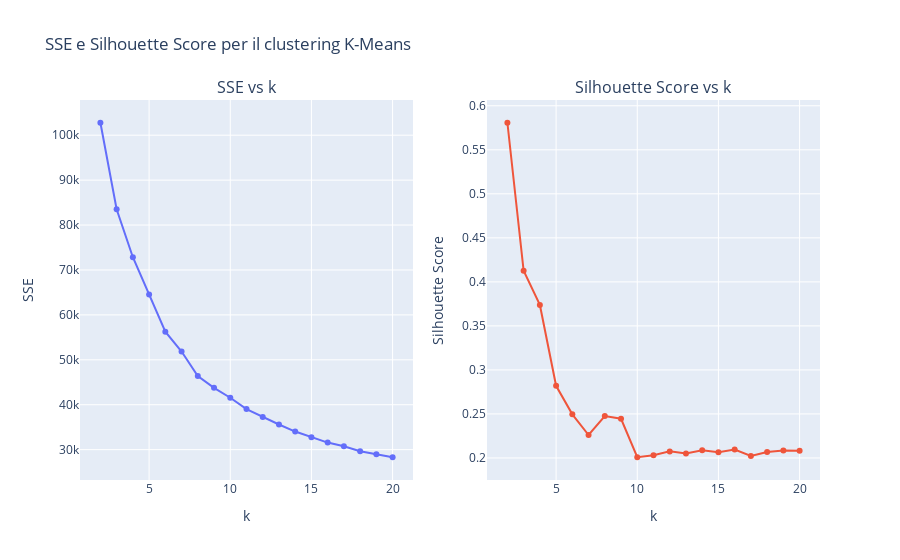

The cell this chart's notebook holds for it:
### Markdown cell above
The number of components have been choosen based on the explained variability. Based on screeplot the component were 2 or 3, but 5 component represent the 77% of the informations.  
  
From the estimate of the final communalities all variable are well explained. Only totalCredits have a lower value.  
From the PCA it can be seen that the first component is representative of many instances: numVotes, totalImages, totalVideos, totalCredits, AwNmExWins, numRegions, ReviewsTotal, popularityIndex. So it's a general misure of popularity.  
The second component is representative of startYear and ratingMean so it's a misure of how recently and the rating of a film.
The PC3 have a high value in awardWins and AwNmExWins so it's a dimension of the success of the title.
The PC4 make the Distinzione tra film più vecchi e lunghi con meno video e rating medi più alti
The fifth component is a measure of modernity and duration.

### Code cell
# Calcola SSE e Silhouette Score per diversi valori di k per scegliere il numero di cluster
sse_list = []
sil_list = []
k_values = range(2, 21)  # Prova valori di k da 2 a 20

for k in k_values:
    kmeans = KMeans(n_clusters=k, random_state=42)
    clusters = kmeans.fit_predict(principal_components)
    sse_list.append(kmeans.inertia_)
    sil_list.append(silhouette_score(principal_components, clusters))

# Crea la figura con due sottotrame (subplots)
fig = make_subplots(rows=1, cols=2, subplot_titles=("SSE vs k", "Silhouette Score vs k"))

# Grafico SSE vs k
fig.add_trace(
    go.Scatter(x=list(k_values), y=sse_list, mode='lines+markers', name="SSE"),
    row=1, col=1
)
fig.update_xaxes(title_text="k", row=1, col=1)
fig.update_yaxes(title_text="SSE", row=1, col=1)

# Grafico Silhouette Score vs k
fig.add_trace(
    go.Scatter(x=list(k_values), y=sil_list, mode='lines+markers', name="Silhouette"),
    row=1, col=2
)
fig.update_xaxes(title_text="k", row=1, col=2)
fig.update_yaxes(title_text="Silhouette Score", row=1, col=2)

# Layout generale della figura
fig.update_layout(title_text="SSE e Silhouette Score per il clustering K-Means",
                  showlegend=False)

# Mostra il grafico
fig.show()

### Figure 1 — Plotly figure (JSON) as saved in the notebook; plotly's stock layout.template omitted (floating-point values rounded to 4 significant figures)
{"data": [{"mode": "lines+markers", "name": "SSE", "type": "scatter", "x": [2, 3, 4, 5, 6, 7, 8, 9, 10, 11, 12, 13, 14, 15, 16, 17, 18, 19, 20], "xaxis": "x", "y": [102800.0, 83510.0, 72830.0, 64530.0, 56260.0, 51840.0, 46400.0, 43750.0, 41560.0, 39030.0, 37290.0, 35600.0, 34020.0, 32780.0, 31570.0, 30760.0, 29630.0, 28980.0, 28300.0], "yaxis": "y"}, {"mode": "lines+markers", "name": "Silhouette", "type": "scatter", "x": [2, 3, 4, 5, 6, 7, 8, 9, 10, 11, 12, 13, 14, 15, 16, 17, 18, 19, 20], "xaxis": "x2", "y": [0.5807, 0.4127, 0.3738, 0.2819, 0.2495, 0.2261, 0.2475, 0.2445, 0.2008, 0.203, 0.2075, 0.2051, 0.2088, 0.2066, 0.2095, 0.2023, 0.2068, 0.2083, 0.2083], "yaxis": "y2"}], "layout": {"annotations": [{"font": {"size": 16}, "showarrow": false, "text": "SSE vs k", "x": 0.225, "xanchor": "center", "xref": "paper", "y": 1, "yanchor": "bottom", "yref": "paper"}, {"font": {"size": 16}, "showarrow": false, "text": "Silhouette Score vs k", "x": 0.775, "xanchor": "center", "xref": "paper", "y": 1, "yanchor": "bottom", "yref": "paper"}], "showlegend": false, "title": {"text": "SSE e Silhouette Score per il clustering K-Means"}, "xaxis": {"anchor": "y", "domain": [0, 0.45], "title": {"text": "k"}}, "xaxis2": {"anchor": "y2", "domain": [0.55, 1], "title": {"text": "k"}}, "yaxis": {"anchor": "x", "domain": [0, 1], "title": {"text": "SSE"}}, "yaxis2": {"anchor": "x2", "domain": [0, 1], "title": {"text": "Silhouette Score"}}}}
